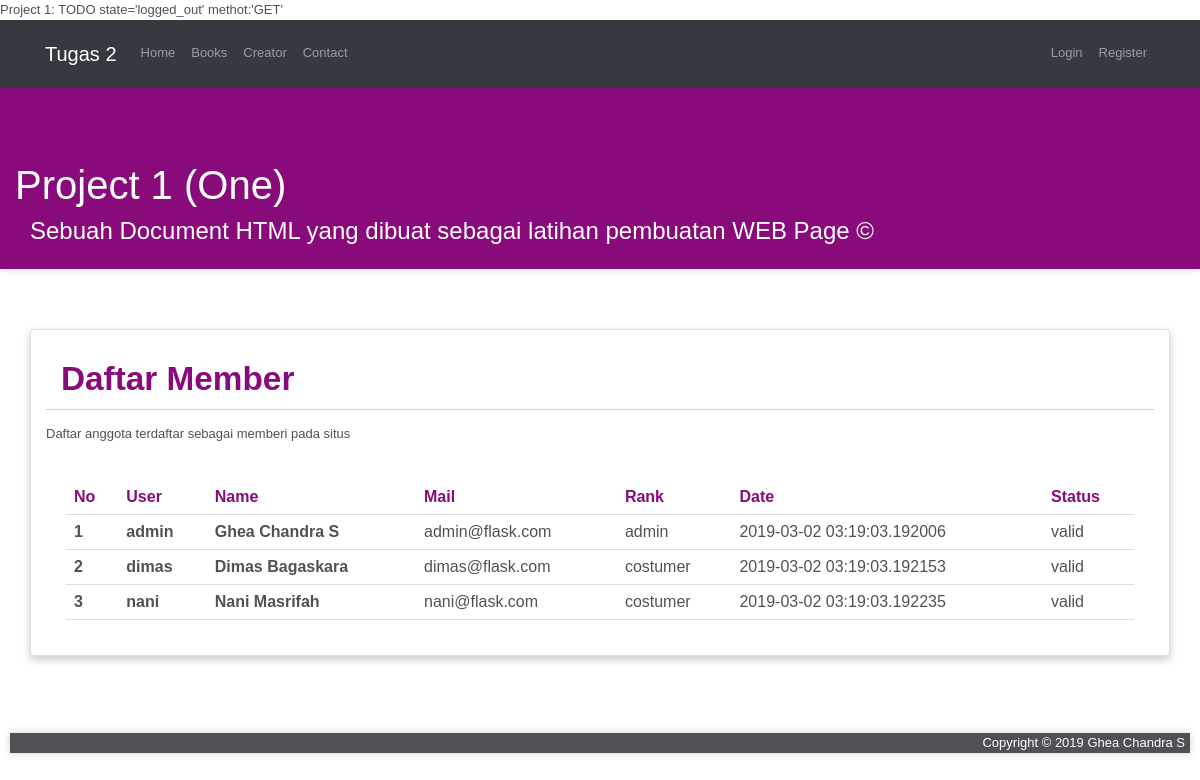
/user, run on an earlier commit of the app's database.
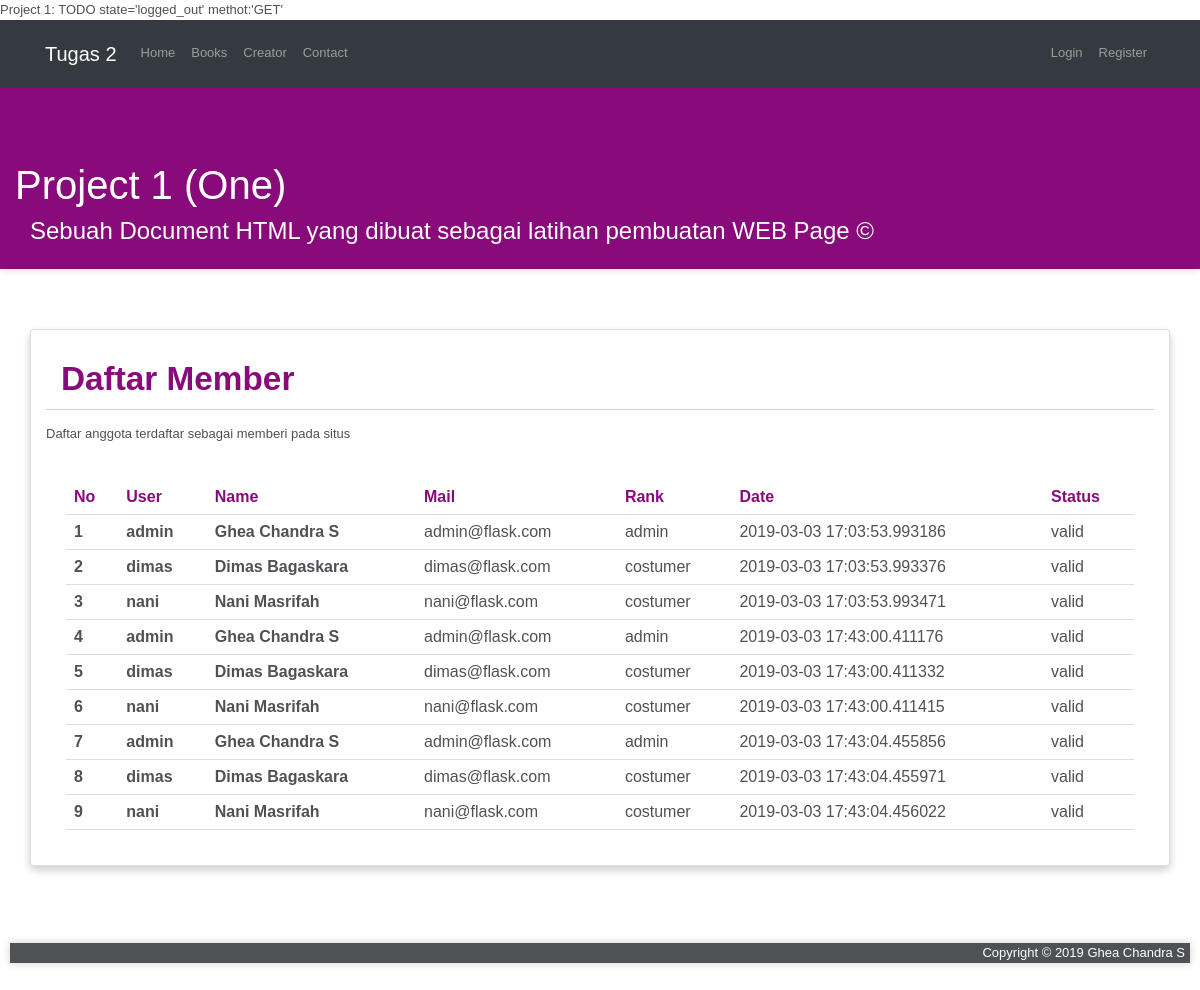
And on a later commit of the database.
### models.py (models this page shows, shortened)
class User(Base):
    __tablename__ = 'users'
    id = Column(Integer, primary_key=True)
    user = Column(String(50))
    name = Column(String(50))
    mail = Column(String(120))
    pswd = Column(String(50))
    rank = Column(String(50))
    date = Column(DateTime, default=datetime.utcnow)
    stat = Column(String(120))

### application.py (the view)
@app.route('/user')
def user():
    html_file='user'
    part={}
    page_data = Data_control()
    page_data.add('page_active', html_file)
    page_data.add('page_title', 'PJ1 | '+(html_file.title()))
    page_data.add('title', title)
    data_user = User.query.all()
    part["register"]    = False;
    part["user_list"]   = True;
    page_data.add('data_user', data_user)
    page_data.add('user_active', user)
    log_st='logged_in' if session.get('logged_in') == True else 'logged_out'
    HTML = render_template(html_file+'.html', title = title,  part=part, data = page_data.all())
    return f"Project 1: TODO state='{log_st}' methot:'{request.method}'<br> {HTML} <br>"

### application.py (called while the page is built)
@app.teardown_appcontext
def shutdown_session(exception=None):
    db_session.remove()

### control_center.py (called while the page is built)
    def add(self, name, content):
        self.data[name] = content

    def all(self):
        return self.data

### templates/user.html
{% extends 'register.html' %}
	{% block content_title %}Daftar Member{% endblock %}
	{% block content_Description %}Daftar anggota terdaftar sebagai memberi pada situs{% endblock %}

### templates/register.html (shortened to what this page needs)
{% extends 'base.html' %}
{% block content %}
  {% block list %}
    {% if part['user_list'] %}
      <div class="profile">
          <div class="container card">
              <div class="row">
                  <div class="col-lg-12">
                      <div class="profile_content">
                          <h2>{% block content_title %}Data Partisipan{% endblock %}</h2>
                          <p>{% block content_Description %}Berikut adalah data partisipan perkuliahan pemrograman web{% endblock %}</p>
                      </div>
                      <div class="data-tabel">
                          <table>
                              <thead>
                                  <tr>
                                      <td>No</td>
                                      <td>User</td>
                                      <td>Name</td>
                                      <td>Mail</td>
                                      <td>Rank</td>
                                      <td>Date</td>
                                      <td>Status</td>
                                  </tr>
                              </thead>
                              <tbody>
                                {% for user in data['data_user'] %}
                                    <tr {% if data["user_active"]==user.user %}style="background-color:red;color:white;"{% endif %}>
                                        <th scope="row">{{ user.id }}</th>
                                        <th>{{ user.user }}</th>
                                        <th>{{ user.name }}</th>
                                        <td> {{ user.mail }} </td>
                                        <td> {{ user.rank }} </td>
                                        <td> {{ user.date }} </td>
                                        <td> {{ user.stat }} </td>
                                    </tr>
                                {% endfor %}
                              </tbody>
                          </table>
                      </div>
                  </div>
              </div>
          </div>
      </div>
    {% endif %}
  {% endblock %}
{% endblock %}

### templates/base.html (shortened to what this page needs)
<!DOCTYPE html>
<html>
<head>
    <html lang="en">
    <link href="{{ url_for('static', filename='bootstrap.min.css') }}" rel="stylesheet" />
    <link href="{{ url_for('static', filename='style.css') }}" rel="stylesheet" />
    <link href="https://maxcdn.bootstrapcdn.com/font-awesome/4.7.0/css/font-awesome.min.css" rel="stylesheet">
    <link rel="stylesheet" href="https://use.fontawesome.com/releases/v5.1.0/css/all.css">
</head>
<body>
<nav class="navbar navbar-expand-lg navbar-dark bg-dark">
  <div class="container">
    <a class="navbar-brand" href="{{ url_for('index') }}">Tugas 2</a>
    <div class="collapse navbar-collapse" id="navbarsExample07">
      <ul class="navbar-nav mr-auto">
        <li class="nav-item {% if data["page_active"]=="home" %}active{% endif %}">
          <a class="nav-link" href="{{ url_for('index') }}">Home</a>
        </li>
        <li class="nav-item {% if data["page_active"]=="books" %}active{% endif %}">
          <a class="nav-link" href="{{ url_for('books') }}">Books</a>
        </li>
    {% if not session['logged_in'] %}
        <li class="nav-item {% if data["page_active"]=="about" %}active{% endif %}">
          <a class="nav-link" href="{{ url_for('about') }}">Creator</a>
        </li>
        <li class="nav-item {% if data["page_active"]=="contact" %}active{% endif %}">
          <a class="nav-link" href="{{ url_for('contact') }}">Contact</a>
        </li>
      </ul>
      <ul class="navbar-nav mr-right">
        <li class="nav-item">
          <a class="nav-link" data-toggle="modal" data-target="#myModal">Login</a>
        </li>
        <li class="nav-item">
          <a class="nav-link" href="{{ url_for('register') }}">Register</a>
        </li>
      </ul>
    {% endif %}
    </div>
  </div>
</nav>
    <header>
      <h1>{{ data["title"] }}</h1>
      <h4>Sebuah Document HTML yang dibuat sebagai latihan pembuatan WEB Page &copy;</h4>
    </header>
    {% block content %}{% endblock %}
            <footer>
        <a>Copyright &copy; 2019 Ghea Chandra S</a>
    </footer>
</body>
</html>

### static/style.css (style rules this page uses)
body { background-color: #fff; font: 13px/20px normal Helvetica, Arial, sans-serif; color: #4F5155; }
header { padding: 15px; padding-top: 55pt; box-shadow: 0 0 8px #D0D0D0; color: white; background-color: #880a7b; }
header h4 { color: #ffffff; padding-right: 15px; padding-left: 15px; }
header h1 { color: #ffffff; }
#begin h1, #begin h2, #begin h3, #container h1, #container h2, #container h3, .container h1, .container h2, .container h3 { padding: 14px 15px 10px 15px; }
#begin h1, #begin h2, #container h1, #container h2, .container h1, .container h2 { background-color: transparent; border-bottom: 1px solid #D0D0D0; font-size: 25pt; font-weight: bold; margin: 0 0 14px 0; }
#begin h1, #begin h2, #begin h3, #begin h4, #begin h5, #container h1, #container h2, #container h3, #container h4, #container h5, .container h1, .container h2, .container h3, .container h4, .container h5 { color: #880a7b; }
.box, .card { padding: 15px; max-width: 95%; }
.card { box-shadow: 0 4px 8px 0 rgba(0, 0, 0, 0.2); transition: 0.3s; }
a { color: #003399; background-color: transparent; font-weight: normal; }
.navbar { background: #222222; }
.nav-item::after { content: ''; display: block; width: 0px; height: 2px; background: #fec400; transition: 0.3s; }
.nav-link { padding: 15px 5px; transition: 0.3s; }
.profile { padding-top: 45pt; padding-bottom: 50pt; }
.profile_content h2 { color: #880a7b; }
footer { margin: 10px; background-color: #4F5155; box-shadow: 0 0 8px #D0D0D0; text-align: right; }
footer a { color: #fff !important; padding: 5px; }
table { border-collapse: collapse; width: 100%; }
th, td { padding: 8px; text-align: left; border-bottom: 1px solid #ddd; }
.data-tabel { padding: 20px; }
thead { color: #880a7b; font-weight: bold; }

What changed in the data, as far as the page shows it:
changed User id 1: date "2019-03-02 03:19:03.192006" → "2019-03-03 17:03:53.993186"
changed User id 2: date "2019-03-02 03:19:03.192153" → "2019-03-03 17:03:53.993376"
changed User id 3: date "2019-03-02 03:19:03.192235" → "2019-03-03 17:03:53.993471"
added User: id "4", user "admin", name "Ghea Chandra S", mail "admin@flask.com", rank "admin", date "2019-03-03 17:43:00.411176", stat "valid"
added User: id "5", user "dimas", name "Dimas Bagaskara", mail "dimas@flask.com", rank "costumer", date "2019-03-03 17:43:00.411332", stat "valid"
added User: id "6", user "nani", name "Nani Masrifah", mail "nani@flask.com", rank "costumer", date "2019-03-03 17:43:00.411415", stat "valid"
added User: id "7", user "admin", name "Ghea Chandra S", mail "admin@flask.com", rank "admin", date "2019-03-03 17:43:04.455856", stat "valid"
added User: id "8", user "dimas", name "Dimas Bagaskara", mail "dimas@flask.com", rank "costumer", date "2019-03-03 17:43:04.455971", stat "valid"
added User: id "9", user "nani", name "Nani Masrifah", mail "nani@flask.com", rank "costumer", date "2019-03-03 17:43:04.456022", stat "valid"
